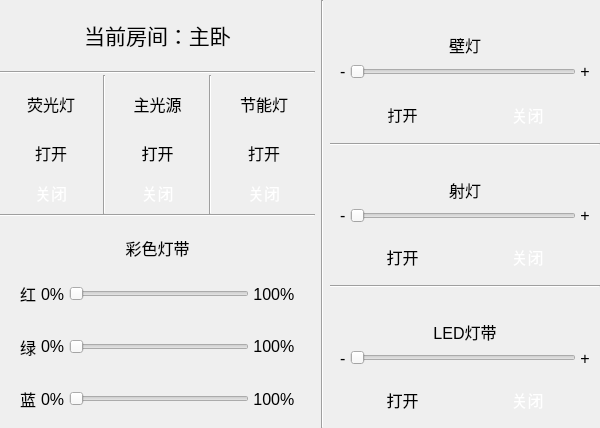
<?xml version="1.0" encoding="UTF-8"?>
<ui version="4.0">
 <class>Light_Window_Dialog</class>
 <widget class="QDialog" name="Light_Window_Dialog">
  <property name="geometry">
   <rect>
    <x>0</x>
    <y>0</y>
    <width>600</width>
    <height>428</height>
   </rect>
  </property>
  <property name="windowTitle">
   <string>Dialog</string>
  </property>
  <property name="styleSheet">
   <string notr="true">border-color: rgba(230, 230, 230, 255);</string>
  </property>
  <layout class="QHBoxLayout" name="horizontalLayout" stretch="7,0,6">
   <property name="spacing">
    <number>6</number>
   </property>
   <property name="leftMargin">
    <number>0</number>
   </property>
   <property name="topMargin">
    <number>0</number>
   </property>
   <property name="rightMargin">
    <number>0</number>
   </property>
   <property name="bottomMargin">
    <number>0</number>
   </property>
   <item>
    <layout class="QVBoxLayout" name="verticalLayout_1" stretch="1,1">
     <property name="spacing">
      <number>0</number>
     </property>
     <item>
      <layout class="QVBoxLayout" name="verticalLayout" stretch="1,0,2">
       <property name="spacing">
        <number>1</number>
       </property>
       <item>
        <layout class="QHBoxLayout" name="horizontalLayout_11" stretch="0">
         <property name="spacing">
          <number>10</number>
         </property>
         <property name="leftMargin">
          <number>10</number>
         </property>
         <property name="topMargin">
          <number>10</number>
         </property>
         <property name="rightMargin">
          <number>10</number>
         </property>
         <property name="bottomMargin">
          <number>10</number>
         </property>
         <item>
          <widget class="QLabel" name="label_10">
           <property name="font">
            <font>
             <pointsize>16</pointsize>
            </font>
           </property>
           <property name="styleSheet">
            <string notr="true">border-image: url(:/background/image/button_yellow.png);
border-radius:10px;</string>
           </property>
           <property name="text">
            <string>当前房间：主卧</string>
           </property>
           <property name="alignment">
            <set>Qt::AlignCenter</set>
           </property>
          </widget>
         </item>
        </layout>
       </item>
       <item>
        <widget class="Line" name="line_10">
         <property name="orientation">
          <enum>Qt::Horizontal</enum>
         </property>
        </widget>
       </item>
       <item>
        <layout class="QHBoxLayout" name="horizontalLayout_12">
         <item>
          <layout class="QVBoxLayout" name="verticalLayout_9" stretch="3,2,2">
           <property name="spacing">
            <number>8</number>
           </property>
           <property name="leftMargin">
            <number>10</number>
           </property>
           <property name="topMargin">
            <number>5</number>
           </property>
           <property name="rightMargin">
            <number>10</number>
           </property>
           <property name="bottomMargin">
            <number>5</number>
           </property>
           <item>
            <widget class="QLabel" name="label_11">
             <property name="font">
              <font>
               <pointsize>12</pointsize>
              </font>
             </property>
             <property name="styleSheet">
              <string notr="true">border-image: url(:/background/image/button_yellow.png);
border-radius:10px;</string>
             </property>
             <property name="text">
              <string>荧光灯</string>
             </property>
             <property name="alignment">
              <set>Qt::AlignCenter</set>
             </property>
            </widget>
           </item>
           <item>
            <widget class="QPushButton" name="pushButton_7">
             <property name="sizePolicy">
              <sizepolicy hsizetype="Preferred" vsizetype="Preferred">
               <horstretch>0</horstretch>
               <verstretch>0</verstretch>
              </sizepolicy>
             </property>
             <property name="font">
              <font>
               <pointsize>12</pointsize>
              </font>
             </property>
             <property name="styleSheet">
              <string notr="true">QPushButton
{
	color: rgb(0, 0, 0);
	border-image: url(:/background/image/button_black.png);
	border-radius:10px;
}
QPushButton:checked
{
	color: rgb(255, 255, 255);
	border-image: url(:/background/image/button_yellow.png);
}</string>
             </property>
             <property name="text">
              <string>打开</string>
             </property>
             <property name="checkable">
              <bool>true</bool>
             </property>
            </widget>
           </item>
           <item>
            <widget class="QPushButton" name="pushButton_8">
             <property name="sizePolicy">
              <sizepolicy hsizetype="Preferred" vsizetype="Preferred">
               <horstretch>0</horstretch>
               <verstretch>0</verstretch>
              </sizepolicy>
             </property>
             <property name="font">
              <font>
               <pointsize>12</pointsize>
              </font>
             </property>
             <property name="styleSheet">
              <string notr="true">QPushButton
{
	color: rgb(0, 0, 0);
	border-image: url(:/background/image/button_black.png);
	border-radius:10px;
}
QPushButton:checked
{
	color: rgb(255, 255, 255);
	border-image: url(:/background/image/button_yellow.png);
}</string>
             </property>
             <property name="text">
              <string>关闭</string>
             </property>
             <property name="checkable">
              <bool>true</bool>
             </property>
             <property name="checked">
              <bool>true</bool>
             </property>
            </widget>
           </item>
          </layout>
         </item>
         <item>
          <widget class="Line" name="line_8">
           <property name="orientation">
            <enum>Qt::Vertical</enum>
           </property>
          </widget>
         </item>
         <item>
          <layout class="QVBoxLayout" name="verticalLayout_8" stretch="3,2,2">
           <property name="spacing">
            <number>8</number>
           </property>
           <property name="leftMargin">
            <number>10</number>
           </property>
           <property name="topMargin">
            <number>5</number>
           </property>
           <property name="rightMargin">
            <number>10</number>
           </property>
           <property name="bottomMargin">
            <number>5</number>
           </property>
           <item>
            <widget class="QLabel" name="label_12">
             <property name="font">
              <font>
               <pointsize>12</pointsize>
              </font>
             </property>
             <property name="styleSheet">
              <string notr="true">border-image: url(:/background/image/button_yellow.png);
border-radius:10px;</string>
             </property>
             <property name="text">
              <string>主光源</string>
             </property>
             <property name="alignment">
              <set>Qt::AlignCenter</set>
             </property>
            </widget>
           </item>
           <item>
            <widget class="QPushButton" name="pushButton_9">
             <property name="sizePolicy">
              <sizepolicy hsizetype="Preferred" vsizetype="Preferred">
               <horstretch>0</horstretch>
               <verstretch>0</verstretch>
              </sizepolicy>
             </property>
             <property name="font">
              <font>
               <pointsize>12</pointsize>
              </font>
             </property>
             <property name="styleSheet">
              <string notr="true">QPushButton
{
	color: rgb(0, 0, 0);
	border-image: url(:/background/image/button_black.png);
	border-radius:10px;
}
QPushButton:checked
{
	color: rgb(255, 255, 255);
	border-image: url(:/background/image/button_yellow.png);
}</string>
             </property>
             <property name="text">
              <string>打开</string>
             </property>
             <property name="checkable">
              <bool>true</bool>
             </property>
            </widget>
           </item>
           <item>
            <widget class="QPushButton" name="pushButton_10">
             <property name="sizePolicy">
              <sizepolicy hsizetype="Preferred" vsizetype="Preferred">
               <horstretch>0</horstretch>
               <verstretch>0</verstretch>
              </sizepolicy>
             </property>
             <property name="font">
              <font>
               <pointsize>12</pointsize>
              </font>
             </property>
             <property name="styleSheet">
              <string notr="true">QPushButton
{
	color: rgb(0, 0, 0);
	border-image: url(:/background/image/button_black.png);
	border-radius:10px;
}
QPushButton:checked
{
	color: rgb(255, 255, 255);
	border-image: url(:/background/image/button_yellow.png);
}</string>
             </property>
             <property name="text">
              <string>关闭</string>
             </property>
             <property name="checkable">
              <bool>true</bool>
             </property>
             <property name="checked">
              <bool>true</bool>
             </property>
            </widget>
           </item>
          </layout>
         </item>
         <item>
          <widget class="Line" name="line_9">
           <property name="orientation">
            <enum>Qt::Vertical</enum>
           </property>
          </widget>
         </item>
         <item>
          <layout class="QVBoxLayout" name="verticalLayout_7" stretch="3,2,2">
           <property name="spacing">
            <number>8</number>
           </property>
           <property name="leftMargin">
            <number>10</number>
           </property>
           <property name="topMargin">
            <number>5</number>
           </property>
           <property name="rightMargin">
            <number>10</number>
           </property>
           <property name="bottomMargin">
            <number>5</number>
           </property>
           <item>
            <widget class="QLabel" name="label_13">
             <property name="font">
              <font>
               <pointsize>12</pointsize>
              </font>
             </property>
             <property name="styleSheet">
              <string notr="true">border-image: url(:/background/image/button_yellow.png);
border-radius:10px;</string>
             </property>
             <property name="text">
              <string>节能灯</string>
             </property>
             <property name="alignment">
              <set>Qt::AlignCenter</set>
             </property>
            </widget>
           </item>
           <item>
            <widget class="QPushButton" name="pushButton_11">
             <property name="sizePolicy">
              <sizepolicy hsizetype="Preferred" vsizetype="Preferred">
               <horstretch>0</horstretch>
               <verstretch>0</verstretch>
              </sizepolicy>
             </property>
             <property name="font">
              <font>
               <pointsize>12</pointsize>
              </font>
             </property>
             <property name="styleSheet">
              <string notr="true">QPushButton
{
	color: rgb(0, 0, 0);
	border-image: url(:/background/image/button_black.png);
	border-radius:10px;
}
QPushButton:checked
{
	color: rgb(255, 255, 255);
	border-image: url(:/background/image/button_yellow.png);
}</string>
             </property>
             <property name="text">
              <string>打开</string>
             </property>
             <property name="checkable">
              <bool>true</bool>
             </property>
            </widget>
           </item>
           <item>
            <widget class="QPushButton" name="pushButton_12">
             <property name="sizePolicy">
              <sizepolicy hsizetype="Preferred" vsizetype="Preferred">
               <horstretch>0</horstretch>
               <verstretch>0</verstretch>
              </sizepolicy>
             </property>
             <property name="font">
              <font>
               <pointsize>12</pointsize>
              </font>
             </property>
             <property name="styleSheet">
              <string notr="true">QPushButton
{
	color: rgb(0, 0, 0);
	border-image: url(:/background/image/button_black.png);
	border-radius:10px;
}
QPushButton:checked
{
	color: rgb(255, 255, 255);
	border-image: url(:/background/image/button_yellow.png);
}</string>
             </property>
             <property name="text">
              <string>关闭</string>
             </property>
             <property name="checkable">
              <bool>true</bool>
             </property>
             <property name="checked">
              <bool>true</bool>
             </property>
            </widget>
           </item>
          </layout>
         </item>
        </layout>
       </item>
      </layout>
     </item>
     <item>
      <layout class="QVBoxLayout" name="verticalLayout_6" stretch="0,1,1,1,1">
       <item>
        <widget class="Line" name="line_4">
         <property name="orientation">
          <enum>Qt::Horizontal</enum>
         </property>
        </widget>
       </item>
       <item>
        <layout class="QHBoxLayout" name="horizontalLayout_16">
         <property name="leftMargin">
          <number>10</number>
         </property>
         <property name="topMargin">
          <number>10</number>
         </property>
         <property name="rightMargin">
          <number>10</number>
         </property>
         <property name="bottomMargin">
          <number>10</number>
         </property>
         <item>
          <widget class="QLabel" name="label_14">
           <property name="font">
            <font>
             <pointsize>12</pointsize>
            </font>
           </property>
           <property name="text">
            <string>彩色灯带</string>
           </property>
           <property name="alignment">
            <set>Qt::AlignBottom|Qt::AlignHCenter</set>
           </property>
          </widget>
         </item>
        </layout>
       </item>
       <item>
        <layout class="QHBoxLayout" name="horizontalLayout_15">
         <property name="leftMargin">
          <number>20</number>
         </property>
         <property name="topMargin">
          <number>0</number>
         </property>
         <property name="rightMargin">
          <number>20</number>
         </property>
         <property name="bottomMargin">
          <number>5</number>
         </property>
         <item>
          <widget class="QLabel" name="label_15">
           <property name="font">
            <font>
             <pointsize>12</pointsize>
            </font>
           </property>
           <property name="text">
            <string>红 </string>
           </property>
          </widget>
         </item>
         <item>
          <widget class="QLabel" name="label_18">
           <property name="font">
            <font>
             <pointsize>12</pointsize>
            </font>
           </property>
           <property name="text">
            <string>0% </string>
           </property>
          </widget>
         </item>
         <item>
          <widget class="QSlider" name="horizontalSlider_4">
           <property name="maximum">
            <number>255</number>
           </property>
           <property name="orientation">
            <enum>Qt::Horizontal</enum>
           </property>
          </widget>
         </item>
         <item>
          <widget class="QLabel" name="label_21">
           <property name="font">
            <font>
             <pointsize>12</pointsize>
            </font>
           </property>
           <property name="text">
            <string> 100%</string>
           </property>
          </widget>
         </item>
        </layout>
       </item>
       <item>
        <layout class="QHBoxLayout" name="horizontalLayout_13">
         <property name="leftMargin">
          <number>20</number>
         </property>
         <property name="topMargin">
          <number>0</number>
         </property>
         <property name="rightMargin">
          <number>20</number>
         </property>
         <property name="bottomMargin">
          <number>5</number>
         </property>
         <item>
          <widget class="QLabel" name="label_16">
           <property name="font">
            <font>
             <pointsize>12</pointsize>
            </font>
           </property>
           <property name="text">
            <string>绿 </string>
           </property>
          </widget>
         </item>
         <item>
          <widget class="QLabel" name="label_19">
           <property name="font">
            <font>
             <pointsize>12</pointsize>
            </font>
           </property>
           <property name="text">
            <string>0% </string>
           </property>
          </widget>
         </item>
         <item>
          <widget class="QSlider" name="horizontalSlider_5">
           <property name="maximum">
            <number>255</number>
           </property>
           <property name="orientation">
            <enum>Qt::Horizontal</enum>
           </property>
          </widget>
         </item>
         <item>
          <widget class="QLabel" name="label_22">
           <property name="font">
            <font>
             <pointsize>12</pointsize>
            </font>
           </property>
           <property name="text">
            <string> 100%</string>
           </property>
          </widget>
         </item>
        </layout>
       </item>
       <item>
        <layout class="QHBoxLayout" name="horizontalLayout_14">
         <property name="leftMargin">
          <number>20</number>
         </property>
         <property name="topMargin">
          <number>0</number>
         </property>
         <property name="rightMargin">
          <number>20</number>
         </property>
         <property name="bottomMargin">
          <number>5</number>
         </property>
         <item>
          <widget class="QLabel" name="label_17">
           <property name="font">
            <font>
             <pointsize>12</pointsize>
            </font>
           </property>
           <property name="text">
            <string>蓝 </string>
           </property>
          </widget>
         </item>
         <item>
          <widget class="QLabel" name="label_20">
           <property name="font">
            <font>
             <pointsize>12</pointsize>
            </font>
           </property>
           <property name="text">
            <string>0% </string>
           </property>
          </widget>
         </item>
         <item>
          <widget class="QSlider" name="horizontalSlider_6">
           <property name="orientation">
            <enum>Qt::Horizontal</enum>
           </property>
          </widget>
         </item>
         <item>
          <widget class="QLabel" name="label_23">
           <property name="font">
            <font>
             <pointsize>12</pointsize>
            </font>
           </property>
           <property name="text">
            <string> 100%</string>
           </property>
          </widget>
         </item>
        </layout>
       </item>
      </layout>
     </item>
    </layout>
   </item>
   <item>
    <widget class="Line" name="line_3">
     <property name="orientation">
      <enum>Qt::Vertical</enum>
     </property>
    </widget>
   </item>
   <item>
    <layout class="QVBoxLayout" name="verticalLayout_2" stretch="1,1,1">
     <property name="spacing">
      <number>0</number>
     </property>
     <item>
      <layout class="QVBoxLayout" name="verticalLayout_4" stretch="2,1,2">
       <property name="spacing">
        <number>0</number>
       </property>
       <item>
        <layout class="QHBoxLayout" name="horizontalLayout_4">
         <item>
          <widget class="QLabel" name="label">
           <property name="font">
            <font>
             <pointsize>12</pointsize>
            </font>
           </property>
           <property name="text">
            <string>壁灯</string>
           </property>
           <property name="alignment">
            <set>Qt::AlignBottom|Qt::AlignHCenter</set>
           </property>
          </widget>
         </item>
        </layout>
       </item>
       <item>
        <layout class="QHBoxLayout" name="horizontalLayout_2">
         <property name="leftMargin">
          <number>10</number>
         </property>
         <property name="rightMargin">
          <number>10</number>
         </property>
         <item>
          <widget class="QLabel" name="label_2">
           <property name="font">
            <font>
             <pointsize>12</pointsize>
            </font>
           </property>
           <property name="text">
            <string>- </string>
           </property>
          </widget>
         </item>
         <item>
          <widget class="QSlider" name="horizontalSlider">
           <property name="font">
            <font>
             <pointsize>12</pointsize>
            </font>
           </property>
           <property name="maximum">
            <number>255</number>
           </property>
           <property name="orientation">
            <enum>Qt::Horizontal</enum>
           </property>
          </widget>
         </item>
         <item>
          <widget class="QLabel" name="label_3">
           <property name="font">
            <font>
             <pointsize>12</pointsize>
            </font>
           </property>
           <property name="text">
            <string> +</string>
           </property>
          </widget>
         </item>
        </layout>
       </item>
       <item>
        <layout class="QHBoxLayout" name="horizontalLayout_3">
         <property name="spacing">
          <number>40</number>
         </property>
         <property name="leftMargin">
          <number>30</number>
         </property>
         <property name="topMargin">
          <number>10</number>
         </property>
         <property name="rightMargin">
          <number>30</number>
         </property>
         <property name="bottomMargin">
          <number>10</number>
         </property>
         <item>
          <widget class="QPushButton" name="pushButton">
           <property name="sizePolicy">
            <sizepolicy hsizetype="Preferred" vsizetype="Preferred">
             <horstretch>0</horstretch>
             <verstretch>0</verstretch>
            </sizepolicy>
           </property>
           <property name="font">
            <font>
             <pointsize>11</pointsize>
            </font>
           </property>
           <property name="styleSheet">
            <string notr="true">QPushButton
{
	color: rgb(0, 0, 0);
	border-image: url(:/background/image/button_black.png);
	border-radius:10px;
}
QPushButton:checked
{
	color: rgb(255, 255, 255);
	border-image: url(:/background/image/button_yellow.png);
}</string>
           </property>
           <property name="text">
            <string>打开</string>
           </property>
           <property name="iconSize">
            <size>
             <width>16</width>
             <height>16</height>
            </size>
           </property>
           <property name="checkable">
            <bool>true</bool>
           </property>
           <property name="checked">
            <bool>false</bool>
           </property>
          </widget>
         </item>
         <item>
          <widget class="QPushButton" name="pushButton_2">
           <property name="sizePolicy">
            <sizepolicy hsizetype="Preferred" vsizetype="Preferred">
             <horstretch>0</horstretch>
             <verstretch>0</verstretch>
            </sizepolicy>
           </property>
           <property name="font">
            <font>
             <pointsize>12</pointsize>
            </font>
           </property>
           <property name="styleSheet">
            <string notr="true">QPushButton
{
	color: rgb(0, 0, 0);
	border-image: url(:/background/image/button_black.png);
	border-radius:10px;
}
QPushButton:checked
{
	color: rgb(255, 255, 255);
	border-image: url(:/background/image/button_yellow.png);
}</string>
           </property>
           <property name="text">
            <string>关闭</string>
           </property>
           <property name="checkable">
            <bool>true</bool>
           </property>
           <property name="checked">
            <bool>true</bool>
           </property>
          </widget>
         </item>
        </layout>
       </item>
      </layout>
     </item>
     <item>
      <layout class="QVBoxLayout" name="verticalLayout_5" stretch="0,2,1,2">
       <property name="spacing">
        <number>0</number>
       </property>
       <item>
        <widget class="Line" name="line">
         <property name="orientation">
          <enum>Qt::Horizontal</enum>
         </property>
        </widget>
       </item>
       <item>
        <layout class="QHBoxLayout" name="horizontalLayout_7">
         <item>
          <widget class="QLabel" name="label_4">
           <property name="font">
            <font>
             <pointsize>12</pointsize>
            </font>
           </property>
           <property name="text">
            <string>射灯</string>
           </property>
           <property name="alignment">
            <set>Qt::AlignBottom|Qt::AlignHCenter</set>
           </property>
          </widget>
         </item>
        </layout>
       </item>
       <item>
        <layout class="QHBoxLayout" name="horizontalLayout_5">
         <property name="leftMargin">
          <number>10</number>
         </property>
         <property name="rightMargin">
          <number>10</number>
         </property>
         <item>
          <widget class="QLabel" name="label_5">
           <property name="font">
            <font>
             <pointsize>12</pointsize>
            </font>
           </property>
           <property name="text">
            <string>- </string>
           </property>
          </widget>
         </item>
         <item>
          <widget class="QSlider" name="horizontalSlider_2">
           <property name="maximum">
            <number>255</number>
           </property>
           <property name="orientation">
            <enum>Qt::Horizontal</enum>
           </property>
          </widget>
         </item>
         <item>
          <widget class="QLabel" name="label_6">
           <property name="font">
            <font>
             <pointsize>12</pointsize>
            </font>
           </property>
           <property name="text">
            <string> +</string>
           </property>
          </widget>
         </item>
        </layout>
       </item>
       <item>
        <layout class="QHBoxLayout" name="horizontalLayout_6">
         <property name="spacing">
          <number>40</number>
         </property>
         <property name="leftMargin">
          <number>30</number>
         </property>
         <property name="topMargin">
          <number>10</number>
         </property>
         <property name="rightMargin">
          <number>30</number>
         </property>
         <property name="bottomMargin">
          <number>10</number>
         </property>
         <item>
          <widget class="QPushButton" name="pushButton_3">
           <property name="sizePolicy">
            <sizepolicy hsizetype="Preferred" vsizetype="Preferred">
             <horstretch>0</horstretch>
             <verstretch>0</verstretch>
            </sizepolicy>
           </property>
           <property name="font">
            <font>
             <pointsize>12</pointsize>
            </font>
           </property>
           <property name="styleSheet">
            <string notr="true">QPushButton
{
	color: rgb(0, 0, 0);
	border-image: url(:/background/image/button_black.png);
	border-radius:10px;
}
QPushButton:checked
{
	color: rgb(255, 255, 255);
	border-image: url(:/background/image/button_yellow.png);
}</string>
           </property>
           <property name="text">
            <string>打开</string>
           </property>
           <property name="checkable">
            <bool>true</bool>
           </property>
          </widget>
         </item>
         <item>
          <widget class="QPushButton" name="pushButton_4">
           <property name="sizePolicy">
            <sizepolicy hsizetype="Preferred" vsizetype="Preferred">
             <horstretch>0</horstretch>
             <verstretch>0</verstretch>
            </sizepolicy>
           </property>
           <property name="font">
            <font>
             <pointsize>12</pointsize>
            </font>
           </property>
           <property name="styleSheet">
            <string notr="true">QPushButton
{
	color: rgb(0, 0, 0);
	border-image: url(:/background/image/button_black.png);
	border-radius:10px;
}
QPushButton:checked
{
	color: rgb(255, 255, 255);
	border-image: url(:/background/image/button_yellow.png);
}</string>
           </property>
           <property name="text">
            <string>关闭</string>
           </property>
           <property name="checkable">
            <bool>true</bool>
           </property>
           <property name="checked">
            <bool>true</bool>
           </property>
          </widget>
         </item>
        </layout>
       </item>
      </layout>
     </item>
     <item>
      <layout class="QVBoxLayout" name="verticalLayout_3" stretch="0,2,1,2">
       <property name="spacing">
        <number>0</number>
       </property>
       <item>
        <widget class="Line" name="line_2">
         <property name="orientation">
          <enum>Qt::Horizontal</enum>
         </property>
        </widget>
       </item>
       <item>
        <layout class="QHBoxLayout" name="horizontalLayout_10">
         <item>
          <widget class="QLabel" name="label_7">
           <property name="font">
            <font>
             <pointsize>12</pointsize>
            </font>
           </property>
           <property name="text">
            <string>LED灯带</string>
           </property>
           <property name="alignment">
            <set>Qt::AlignBottom|Qt::AlignHCenter</set>
           </property>
          </widget>
         </item>
        </layout>
       </item>
       <item>
        <layout class="QHBoxLayout" name="horizontalLayout_9">
         <property name="leftMargin">
          <number>10</number>
         </property>
         <property name="rightMargin">
          <number>10</number>
         </property>
         <item>
          <widget class="QLabel" name="label_8">
           <property name="font">
            <font>
             <pointsize>12</pointsize>
            </font>
           </property>
           <property name="text">
            <string>- </string>
           </property>
          </widget>
         </item>
         <item>
          <widget class="QSlider" name="horizontalSlider_3">
           <property name="maximum">
            <number>255</number>
           </property>
           <property name="orientation">
            <enum>Qt::Horizontal</enum>
           </property>
          </widget>
         </item>
         <item>
          <widget class="QLabel" name="label_9">
           <property name="font">
            <font>
             <pointsize>12</pointsize>
            </font>
           </property>
           <property name="text">
            <string> +</string>
           </property>
          </widget>
         </item>
        </layout>
       </item>
       <item>
        <layout class="QHBoxLayout" name="horizontalLayout_8">
         <property name="spacing">
          <number>40</number>
         </property>
         <property name="leftMargin">
          <number>30</number>
         </property>
         <property name="topMargin">
          <number>10</number>
         </property>
         <property name="rightMargin">
          <number>30</number>
         </property>
         <property name="bottomMargin">
          <number>10</number>
         </property>
         <item>
          <widget class="QPushButton" name="pushButton_5">
           <property name="sizePolicy">
            <sizepolicy hsizetype="Preferred" vsizetype="Preferred">
             <horstretch>0</horstretch>
             <verstretch>0</verstretch>
            </sizepolicy>
           </property>
           <property name="font">
            <font>
             <pointsize>12</pointsize>
            </font>
           </property>
           <property name="styleSheet">
            <string notr="true">QPushButton
{
	color: rgb(0, 0, 0);
	border-image: url(:/background/image/button_black.png);
	border-radius:10px;
}
QPushButton:checked
{
	color: rgb(255, 255, 255);
	border-image: url(:/background/image/button_yellow.png);
}</string>
           </property>
           <property name="text">
            <string>打开</string>
           </property>
           <property name="checkable">
            <bool>true</bool>
           </property>
          </widget>
         </item>
         <item>
          <widget class="QPushButton" name="pushButton_6">
           <property name="sizePolicy">
            <sizepolicy hsizetype="Preferred" vsizetype="Preferred">
             <horstretch>0</horstretch>
             <verstretch>0</verstretch>
            </sizepolicy>
           </property>
           <property name="font">
            <font>
             <pointsize>12</pointsize>
            </font>
           </property>
           <property name="styleSheet">
            <string notr="true">QPushButton
{
	color: rgb(0, 0, 0);
	border-image: url(:/background/image/button_black.png);
	border-radius:10px;
}
QPushButton:checked
{
	color: rgb(255, 255, 255);
	border-image: url(:/background/image/button_yellow.png);
}</string>
           </property>
           <property name="text">
            <string>关闭</string>
           </property>
           <property name="checkable">
            <bool>true</bool>
           </property>
           <property name="checked">
            <bool>true</bool>
           </property>
          </widget>
         </item>
        </layout>
       </item>
      </layout>
     </item>
    </layout>
   </item>
  </layout>
 </widget>
 <resources/>
 <connections/>
</ui>
